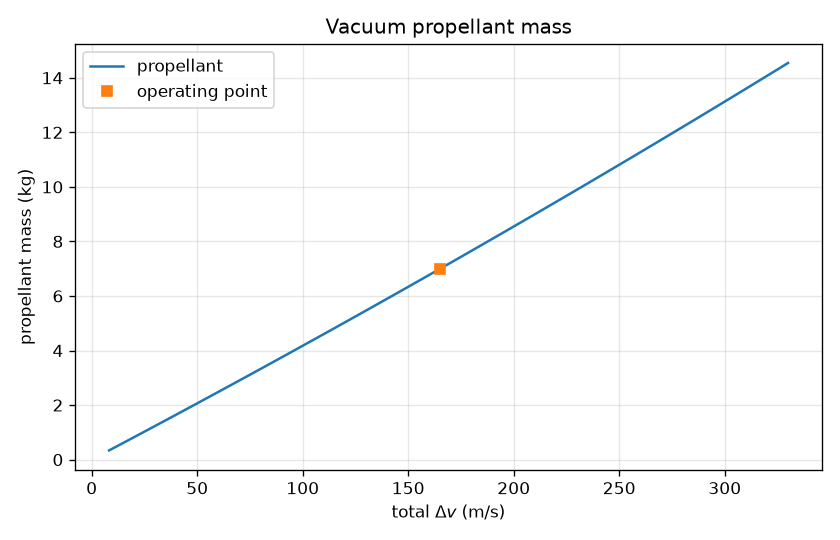

Write the Python code that produced this figure.
#!/usr/bin/env python3
"""Propellant mass from a sum of named vacuum delta-v contributions."""

from __future__ import annotations

import argparse
import math
import sys
import tempfile
from pathlib import Path

G0 = 9.80665
PLOT_TITLE = "Vacuum propellant mass"
SKILL_DIR = Path(__file__).resolve().parent
ASSUMPTIONS = (
    "vacuum rocket equation inverted at one exhaust speed; delta-v is the sum "
    "of the named contributions the user supplies; optional growth fraction "
    "applies only to the dry mass given here; not a stage stack, mixture ratio, "
    "or tank wall"
)


def print_kv(key: str, value: object) -> None:
    if isinstance(value, float):
        text = f"{value:.8g}"
    else:
        text = str(value)
    print(f"{key}: {text}")


def exhaust_speed(isp: float | None, ve: float | None) -> float:
    if (isp is None) == (ve is None):
        raise ValueError("pass exactly one of --isp or --ve")
    if ve is not None:
        if ve <= 0.0:
            raise ValueError("--ve must be positive")
        return ve
    assert isp is not None
    if isp <= 0.0:
        raise ValueError("--isp must be positive")
    return isp * G0


def propellant_mass(dry: float, growth: float, delta_v: float, ve: float) -> tuple[float, float, float]:
    """Inverse of delta_v_vacuum. Returns final mass, propellant, wet mass."""
    if dry <= 0.0 or growth < 0.0 or delta_v < 0.0 or ve <= 0.0:
        raise ValueError("dry mass and exhaust speed must be positive; growth and delta-v >= 0")
    final = dry * (1.0 + growth)
    ratio = math.exp(delta_v / ve)
    wet = final * ratio
    return final, wet - final, wet


def emit(names: list[str], pieces: list[float], final: float, propellant: float, wet: float, ve: float, growth: float, graph: Path | None) -> None:
    print_kv("assumptions", ASSUMPTIONS)
    print_kv("model", "vacuum propellant from summed delta-v")
    print_kv("ve_m_s", ve)
    print_kv("growth", growth)
    print_kv("n_contributions", len(pieces))
    for name, piece in zip(names, pieces, strict=True):
        print_kv(f"dv_{name}_m_s", piece)
    print_kv("dv_total_m_s", sum(pieces))
    print_kv("m_final_kg", final)
    print_kv("m_propellant_kg", propellant)
    print_kv("m_wet_kg", wet)
    if graph is not None:
        print_kv("graph", str(graph))


def write_plot(final: float, ve: float, delta_v: float, out_path: Path) -> None:
    import matplotlib.pyplot as plt

    span = max(delta_v, 100.0)
    speeds = [span * 0.05 * (i + 1) for i in range(40)]
    propellant = [final * (math.exp(dv / ve) - 1.0) for dv in speeds]
    fig, ax = plt.subplots(figsize=(7.0, 4.5))
    ax.plot(speeds, propellant, color="C0", label="propellant")
    ax.plot(delta_v, final * (math.exp(delta_v / ve) - 1.0), "s", color="C1", label="operating point")
    ax.set_xlabel(r"total $\Delta v$ (m/s)")
    ax.set_ylabel("propellant mass (kg)")
    ax.set_title(PLOT_TITLE)
    ax.grid(True, alpha=0.3)
    ax.legend()
    fig.tight_layout()
    out_path.parent.mkdir(parents=True, exist_ok=True)
    fig.savefig(out_path, dpi=120)
    plt.close(fig)


def run_check() -> int:
    def fail(msg: str) -> int:
        print(f"check: fail: {msg}", file=sys.stderr)
        return 1

    # Catalogue identity: delta_v = c*log(m0/mf), so m0/mf = exp(dv/c).
    dry = 80.0
    growth = 0.1
    pieces = [120.0, 30.0, 15.0]
    ve = 220.0 * G0
    final, propellant, wet = propellant_mass(dry, growth, sum(pieces), ve)
    ratio = math.exp(sum(pieces) / ve)
    if abs(wet / final - ratio) > 1e-12:
        return fail("mass ratio")
    if abs(propellant - final * (ratio - 1.0)) > 1e-9:
        return fail("propellant")
    if abs(final - dry * 1.1) > 1e-12:
        return fail("growth applies to dry mass only")
    # Zero delta-v leaves wet equal to the grown dry mass.
    _, zero_prop, zero_wet = propellant_mass(dry, 0.0, 0.0, ve)
    if abs(zero_prop) > 1e-12 or abs(zero_wet - dry) > 1e-12:
        return fail("zero delta-v")
    # Isp and ve must be mutually exclusive.
    if main(["--dry", "80", "--isp", "220", "--ve", "2000", "--dv", "100"]) == 0:
        return fail("both isp and ve accepted")
    if main(["--dry", "80", "--isp", "220", "--dv", "100", "--dv", "50"]) != 0:
        return fail("two contributions")
    with tempfile.TemporaryDirectory() as tmp:
        path = Path(tmp) / "prop.png"
        code = main(["--dry", "80", "--growth", "0.1", "--isp", "220", "--name", "transfer", "--dv", "120", "--name", "drag", "--dv", "30", "--name", "disposal", "--dv", "15", "--out", str(path)])
        if code != 0 or path.stat().st_size < 1000:
            return fail("plot")
    print("check: pass")
    print_kv("m_propellant_kg", propellant)
    print_kv("m_wet_kg", wet)
    return 0


def parse_args(argv: list[str] | None = None) -> argparse.Namespace:
    parser = argparse.ArgumentParser(description="Vacuum propellant mass from named delta-v pieces.")
    parser.add_argument("--dry", type=float, default=None)
    parser.add_argument("--growth", type=float, default=0.0)
    parser.add_argument("--isp", type=float, default=None)
    parser.add_argument("--ve", type=float, default=None)
    parser.add_argument("--name", action="append", default=None)
    parser.add_argument("--dv", type=float, action="append", default=None)
    parser.add_argument("--out", type=Path, default=None)
    parser.add_argument("--check", action="store_true")
    return parser.parse_args(argv)


def main(argv: list[str] | None = None) -> int:
    args = parse_args(argv)
    if args.check:
        return run_check()
    if args.dry is None or not args.dv:
        print("error: requires --dry and at least one --dv", file=sys.stderr)
        return 2
    try:
        ve = exhaust_speed(args.isp, args.ve)
        names = args.name or []
        if names and len(names) != len(args.dv):
            raise ValueError("--name count must match --dv")
        if not names:
            names = [str(i + 1) for i in range(len(args.dv))]
        pieces = []
        for piece in args.dv:
            if piece < 0.0 or not math.isfinite(piece):
                raise ValueError("--dv must be >= 0")
            pieces.append(piece)
        final, propellant, wet = propellant_mass(args.dry, args.growth, sum(pieces), ve)
    except ValueError as exc:
        print(f"error: {exc}", file=sys.stderr)
        return 2
    graph = None
    if args.out is not None:
        try:
            write_plot(final, ve, sum(pieces), args.out)
        except Exception as exc:
            print(f"error: {exc}", file=sys.stderr)
            return 2
        graph = args.out
    emit(names, pieces, final, propellant, wet, ve, args.growth, graph)
    return 0


if __name__ == "__main__":
    sys.exit(main())
